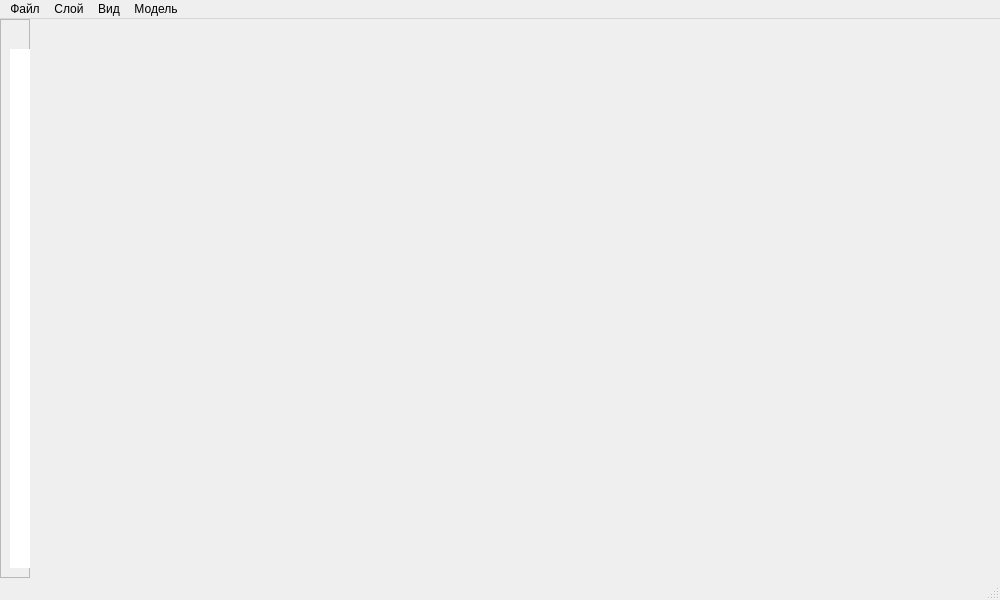
<?xml version="1.0" encoding="UTF-8"?>
<ui version="4.0">
 <class>MainWindow</class>
 <widget class="QMainWindow" name="MainWindow">
  <property name="geometry">
   <rect>
    <x>0</x>
    <y>0</y>
    <width>1000</width>
    <height>600</height>
   </rect>
  </property>
  <property name="minimumSize">
   <size>
    <width>1000</width>
    <height>600</height>
   </size>
  </property>
  <property name="windowTitle">
   <string>FireMap</string>
  </property>
  <widget class="QWidget" name="centralwidget">
   <property name="sizePolicy">
    <sizepolicy hsizetype="Expanding" vsizetype="Expanding">
     <horstretch>0</horstretch>
     <verstretch>0</verstretch>
    </sizepolicy>
   </property>
   <layout class="QHBoxLayout" name="horizontalLayout">
    <property name="spacing">
     <number>0</number>
    </property>
    <property name="leftMargin">
     <number>0</number>
    </property>
    <property name="topMargin">
     <number>0</number>
    </property>
    <property name="rightMargin">
     <number>0</number>
    </property>
    <property name="bottomMargin">
     <number>0</number>
    </property>
    <item>
     <layout class="QHBoxLayout" name="mainContent" stretch="0">
      <property name="sizeConstraint">
       <enum>QLayout::SetDefaultConstraint</enum>
      </property>
      <item alignment="Qt::AlignLeft">
       <widget class="QFrame" name="left_side_content">
        <property name="maximumSize">
         <size>
          <width>30</width>
          <height>16777215</height>
         </size>
        </property>
        <property name="frameShape">
         <enum>QFrame::StyledPanel</enum>
        </property>
        <property name="frameShadow">
         <enum>QFrame::Raised</enum>
        </property>
        <layout class="QVBoxLayout" name="verticalLayout">
         <item alignment="Qt::AlignHCenter">
          <widget class="QLabel" name="label">
           <property name="text">
            <string/>
           </property>
           <property name="alignment">
            <set>Qt::AlignCenter</set>
           </property>
          </widget>
         </item>
         <item>
          <widget class="QListWidget" name="listOfLayers">
           <property name="minimumSize">
            <size>
             <width>30</width>
             <height>0</height>
            </size>
           </property>
           <property name="maximumSize">
            <size>
             <width>16777215</width>
             <height>16777215</height>
            </size>
           </property>
           <property name="styleSheet">
            <string notr="true">QListWidget::item {
 	border: 0px;
    padding-left: 30px;
 }
QListWidget::item:selected{
  color: black;
  border: 0px;
  background-color:rgb(244, 244, 244);
}</string>
           </property>
           <property name="frameShape">
            <enum>QFrame::NoFrame</enum>
           </property>
           <property name="lineWidth">
            <number>0</number>
           </property>
           <property name="editTriggers">
            <set>QAbstractItemView::NoEditTriggers</set>
           </property>
           <property name="defaultDropAction">
            <enum>Qt::IgnoreAction</enum>
           </property>
          </widget>
         </item>
        </layout>
       </widget>
      </item>
     </layout>
    </item>
   </layout>
  </widget>
  <widget class="QMenuBar" name="menubar">
   <property name="geometry">
    <rect>
     <x>0</x>
     <y>0</y>
     <width>1000</width>
     <height>21</height>
    </rect>
   </property>
   <widget class="QMenu" name="menu">
    <property name="title">
     <string>Файл</string>
    </property>
    <addaction name="actionNew_project"/>
    <addaction name="actionOpen_project"/>
    <addaction name="actionSave_project"/>
    <addaction name="actionExit"/>
   </widget>
   <widget class="QMenu" name="menuAdd_layer">
    <property name="title">
     <string>Слой</string>
    </property>
    <addaction name="actionAdd_vector_layer"/>
    <addaction name="actionAdd_raster_layer"/>
   </widget>
   <widget class="QMenu" name="menuView">
    <property name="title">
     <string>Вид</string>
    </property>
    <addaction name="actionShow_list_of_layers"/>
   </widget>
   <widget class="QMenu" name="menuModel">
    <property name="title">
     <string>Модель</string>
    </property>
    <addaction name="actionStart_model"/>
   </widget>
   <addaction name="menu"/>
   <addaction name="menuAdd_layer"/>
   <addaction name="menuView"/>
   <addaction name="menuModel"/>
  </widget>
  <widget class="QStatusBar" name="statusbar"/>
  <action name="actionNew_project">
   <property name="text">
    <string>Новый</string>
   </property>
  </action>
  <action name="actionOpen_project">
   <property name="text">
    <string>Открыть</string>
   </property>
  </action>
  <action name="actionSave_project">
   <property name="text">
    <string>Сохранить</string>
   </property>
  </action>
  <action name="actionAdd_vector_layer">
   <property name="text">
    <string>Добавить векторный слой</string>
   </property>
  </action>
  <action name="actionAdd_raster_layer">
   <property name="text">
    <string>Добавить растровый слой</string>
   </property>
  </action>
  <action name="actionShow_list_of_layers">
   <property name="checkable">
    <bool>true</bool>
   </property>
   <property name="text">
    <string>Список слоев</string>
   </property>
  </action>
  <action name="actionExit">
   <property name="text">
    <string>Выйти</string>
   </property>
  </action>
  <action name="actionStart_model">
   <property name="text">
    <string>Начать моделирование</string>
   </property>
  </action>
 </widget>
 <resources/>
 <connections/>
</ui>
